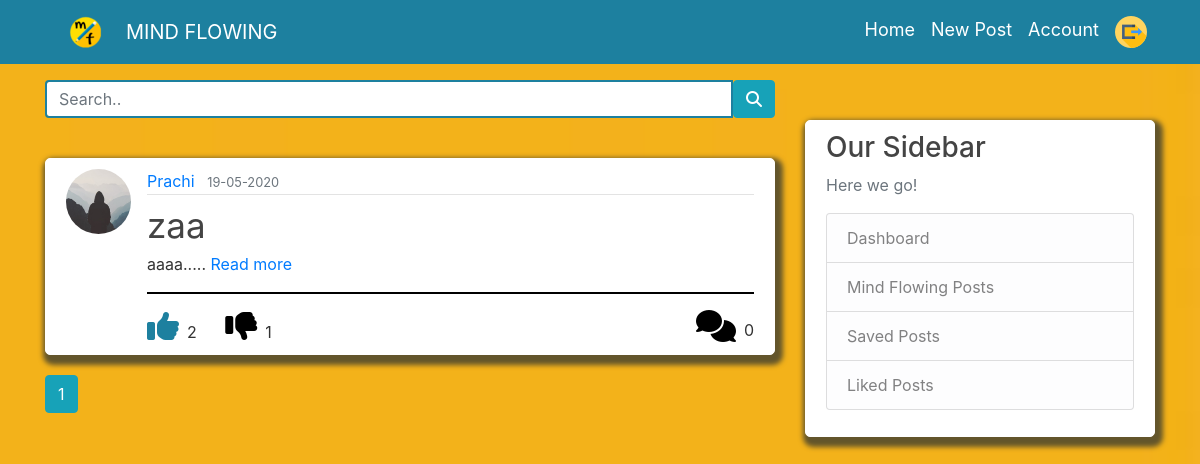
The page /home (signed in) on the database as committed earlier.
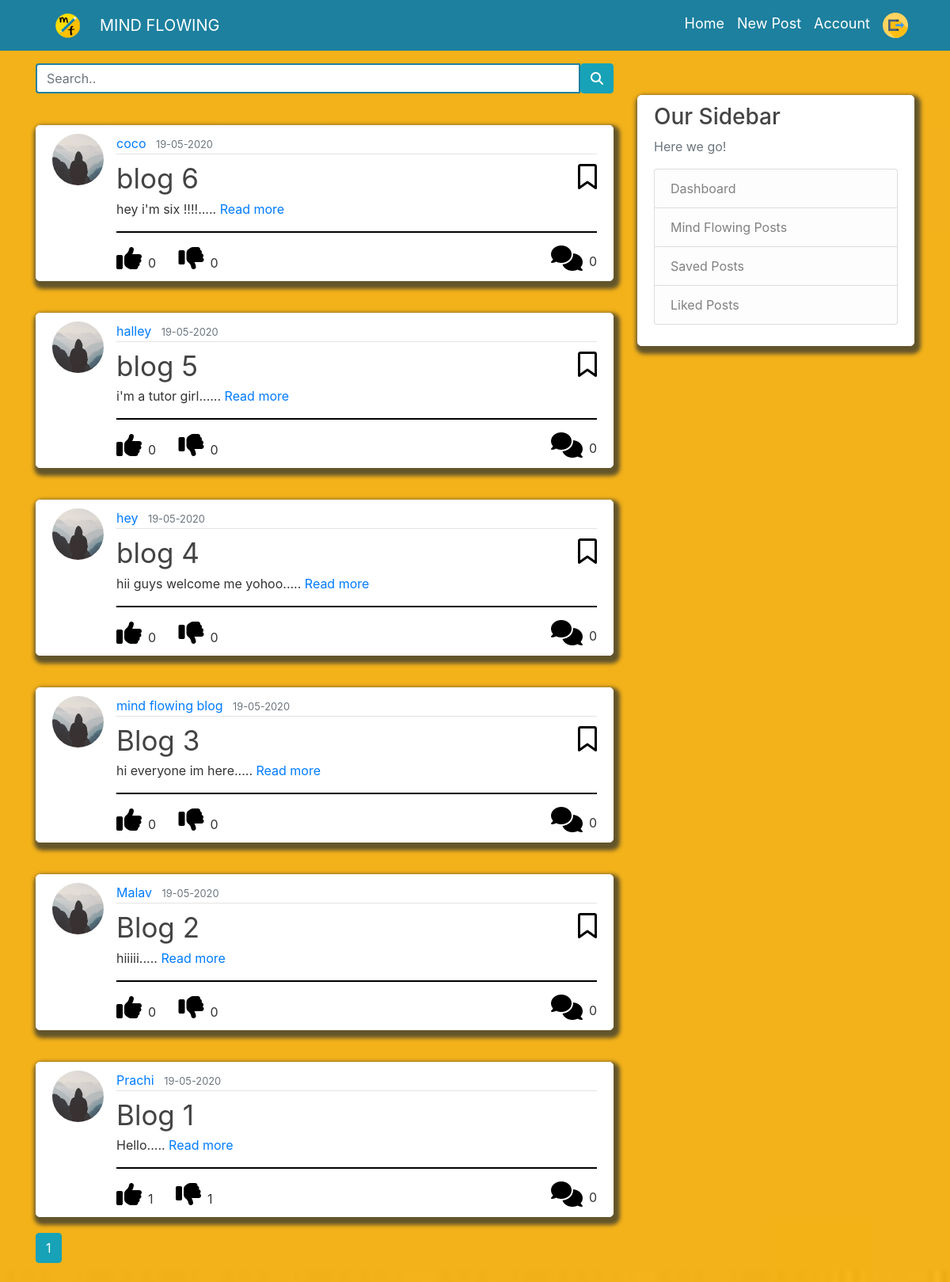
The same page on the database as committed later.
### flaskblog/models.py (models this page shows, shortened)
class Post(db.Model,UserMixin):
    __searchable__ = ['title', 'content']
    id = db.Column(db.Integer, primary_key=True)
    title = db.Column(db.String(100), nullable=False)
    date_posted = db.Column(db.DateTime, nullable=False, default=datetime.utcnow)
    content = db.Column(db.Text, nullable=False)
    user_id = db.Column(db.Integer, db.ForeignKey('user.id'), nullable=False)
    likes = db.relationship('PostLike', backref='post', lazy='dynamic')
    unlikes = db.relationship('PostUnLike', backref='post', lazy='dynamic')
    comments = db.relationship('PostComment',backref='post',lazy='dynamic')
    saves = db.relationship('PostSave', backref='post', lazy='dynamic')
    image = db.Column(db.String(100))

class User(db.Model, UserMixin):
    id = db.Column(db.Integer, primary_key=True)
    username = db.Column(db.String(20), unique=True, nullable=False)
    email = db.Column(db.String(120), unique=True, nullable=False)
    image_file = db.Column(db.String(20), nullable=False, default='default.jpg')
    password = db.Column(db.String(60), nullable=False)
    posts = db.relationship('Post', backref='author', lazy=True)
    liked = db.relationship('PostLike',foreign_keys='PostLike.user_id', backref='user', lazy='dynamic')
    saved = db.relationship('PostSave',foreign_keys='PostSave.user_id', backref='user', lazy='dynamic')
    unliked = db.relationship('PostUnLike',foreign_keys='PostUnLike.user_id', backref='user', lazy='dynamic')
    commented = db.relationship('PostComment',foreign_keys='PostComment.user_id',backref='user',lazy='dynamic')
    image = db.relationship('PostComment',foreign_keys='PostComment.user_id',backref='img',lazy=True)
    confirmed = db.Column(db.Boolean, nullable=False, default=False)
    followed = db.relationship('Follow',
                               foreign_keys='Follow.follower_id',
                               backref=db.backref('follower', lazy='joined'),
                               lazy='dynamic',
                               cascade='all, delete-orphan')
    followers = db.relationship('Follow',
                                foreign_keys='Follow.followed_id',
                                backref=db.backref('followed', lazy='joined'),
                                lazy='dynamic',
                                cascade='all, delete-orphan')
    def has_liked_post(self, post):
        return PostLike.query.filter(
            PostLike.user_id == self.id,
            PostLike.post_id == post.id).count() > 0
    def has_unliked_post(self, post):
        return PostUnLike.query.filter(
            PostUnLike.user_id == self.id,
            PostUnLike.post_id == post.id).count() > 0
    def has_saved_post(self, post):
        return PostSave.query.filter(
            PostSave.user_id == self.id,
            PostSave.post_id == post.id).count() > 0

### flaskblog/routes.py (the view)
@app.route("/home")
@login_required
def home():
    form=SearchForm()
    page = request.args.get('page', 1, type=int)
    posts = Post.query.order_by(Post.date_posted.desc()).paginate(page=page, per_page=10)
    return render_template('home.html', posts=posts,form=form)

### flaskblog/forms.py
class SearchForm(FlaskForm):
    search = StringField('search')

### flaskblog/models.py (called while the page is built)
@login_manager.user_loader
def load_user(user_id):
    return User.query.get(int(user_id))

### flaskblog/templates/home.html (shortened to what this page needs)
{% extends "layout.html" %}
{% block content %}
<form style="display: inline;" action="{{ url_for('search') }}" method="post" name="search">
<div class="input-group md-form form-sm form-2 pl-0">
  <input class="form-control my-0 py-1 amber-border" type="text" placeholder="Search.." name="search" required>
    <button class="btn btn-info"  type="submit"><i class="fas fa-search text-grey"
      aria-hidden="true"></i></button>
</div>
</form>
{% for post in posts.items %}
<article class="media content-section">
  <img class="rounded-circle article-img img-fluid"
    src="{{ url_for('static', filename='profile_pics/' + post.author.image_file) }}">
  <div class="media-body">
    <div class="article-metadata">
      <a class="mr-2" href="{{ url_for('user_posts', username=post.author.username) }}">{{ post.author.username }}</a>
      <small class="text-muted">{{ post.date_posted.strftime('%d-%m-%Y') }}</small>
    </div>
    <a class="article-title " style="font-size: 35px;"
      href="{{ url_for('post', post_id=post.id) }}">{{ post.title }}</a>
    {% if current_user.username!=post.author.username %}
    {% if current_user.has_saved_post(post)%}
    <a class="col-md-9 col-4 col-sm-6" href="{{ url_for('save_action', post_id=post.id, action='unsave') }}"
      style="color:black; "><i  data-toggle="tooltip" data-placement="top" title="Save Post" class="fas fa-bookmark fa-2x pt-2" style="float:right;"></i></a>
    {% else %}
    <a class="col-md-9 col-4 col-sm-6" href="{{ url_for('save_action', post_id=post.id, action='save') }}"
      style="color: black;"><i  data-toggle="tooltip" data-placement="top" title="Save Post" class="far fa-bookmark fa-2x pt-2" style="float:right;"></i></a>
    {% endif %}
    {% endif %}
    <div>
      <span class="article-content">
        <span class=" mt-3">{{post.content| truncate(300) | safe }}.....</span>
        <a href="{{url_for('post',post_id=post.id)}}">Read more</a></span>
    </div>
    <hr class="allhr">
    {% if current_user.has_liked_post(post) %}
    <a href="{{ url_for('like_action', post_id=post.id, action='like1') }}" style="color:#1d809f;"><i
        class="fa fa-thumbs-up fa-2x"></i></a><span class="pl-2 pr-4">{{post.likes.count()}}</span>
    {% else %}
    <a href="{{ url_for('like_action', post_id=post.id, action='like') }}" style="color: black;"><i
        class="fa fa-thumbs-up fa-2x"></i></a><span class="pl-2 pr-4">{{post.likes.count()}}</span>
    {% endif %}
    {% if current_user.has_unliked_post(post) %}
    <a href="{{ url_for('like_action', post_id=post.id, action='unlike1') }}" style="color: #e4ac00;"><i
        class="fa fa-thumbs-down fa-2x"></i></a><span class="pl-2">{{post.unlikes.count()}}</span>
    {% else %}
    <a href="{{ url_for('like_action', post_id=post.id, action='unlike') }}" style="color: black;"><i
        class="fa fa-thumbs-down fa-2x"></i></a><span class="pl-2">{{post.unlikes.count()}}</span>
    {% endif %}
    <span class="pl-2 pt-2" style="float: right;">{{post.comments.count()}}</span>
    <a style="float: right;" href="{{ url_for('post_comment', post_id=post.id) }}"><i  data-toggle="tooltip" data-placement="top" title="Comments"
        class="fa fa-comments fa-2x" onmouseover="this.style.color='#1d809f'" onmouseout="this.style.color='black'"
        style="color: black;"></i></a>
  </div>
</article>
{% endfor %}
{% for page_num in posts.iter_pages(left_edge=1, right_edge=1, left_current=1, right_current=2) %}
{% if page_num %}
{% if posts.page == page_num %}
<a class="btn btn-info mb-4" href="{{ url_for('home', page=page_num) }}">{{ page_num }}</a>
{% else %}
<a class="btn btn-outline-info mb-4" href="{{ url_for('home', page=page_num) }}">{{ page_num }}</a>
{% endif %}
{% else %}
...
{% endif %}
{% endfor %}
{% endblock content %}

Rows that differ between the two databases and show on the page:
added Post: image_file (placeholder picture), author.username "coco", date_posted "19-05-2020", title "blog 6", content "hey i'm six !!!!", likes.count "0", unlikes.count "0", comments.count "0"
added Post: image_file (placeholder picture), author.username "halley", date_posted "19-05-2020", title "blog 5", content "i'm a tutor girl.", likes.count "0", unlikes.count "0", comments.count "0"
added Post: image_file (placeholder picture), author.username "hey", date_posted "19-05-2020", title "blog 4", content "hii guys welcome me yohoo", likes.count "0", unlikes.count "0", comments.count "0"
added Post: image_file (placeholder picture), author.username "mind flowing blog", date_posted "19-05-2020", title "Blog 3", content "hi everyone im here", likes.count "0", unlikes.count "0", comments.count "0"
added Post: image_file (placeholder picture), author.username "Malav", date_posted "19-05-2020", title "Blog 2", content "hiiiii", likes.count "0", unlikes.count "0", comments.count "0"
changed Post "Prachi": title "zaa" → "Blog 1"; content "aaaa" → "Hello"; likes.count "2" → "1"
